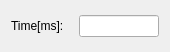
<?xml version="1.0" encoding="UTF-8"?>
<ui version="4.0">
 <class>SeismicSliceSelector</class>
 <widget class="QWidget" name="SeismicSliceSelector">
  <property name="geometry">
   <rect>
    <x>0</x>
    <y>0</y>
    <width>170</width>
    <height>52</height>
   </rect>
  </property>
  <property name="sizePolicy">
   <sizepolicy hsizetype="Fixed" vsizetype="Preferred">
    <horstretch>0</horstretch>
    <verstretch>0</verstretch>
   </sizepolicy>
  </property>
  <property name="windowTitle">
   <string>Form</string>
  </property>
  <layout class="QVBoxLayout" name="verticalLayout">
   <item>
    <layout class="QHBoxLayout" name="horizontalLayout">
     <item>
      <widget class="QLabel" name="label">
       <property name="text">
        <string>Time[ms]:</string>
       </property>
      </widget>
     </item>
     <item>
      <widget class="QLineEdit" name="leTime">
       <property name="sizePolicy">
        <sizepolicy hsizetype="MinimumExpanding" vsizetype="Fixed">
         <horstretch>0</horstretch>
         <verstretch>0</verstretch>
        </sizepolicy>
       </property>
       <property name="minimumSize">
        <size>
         <width>60</width>
         <height>0</height>
        </size>
       </property>
       <property name="maximumSize">
        <size>
         <width>80</width>
         <height>16777215</height>
        </size>
       </property>
       <property name="baseSize">
        <size>
         <width>60</width>
         <height>0</height>
        </size>
       </property>
       <property name="text">
        <string/>
       </property>
      </widget>
     </item>
    </layout>
   </item>
  </layout>
 </widget>
 <resources/>
 <connections/>
</ui>
